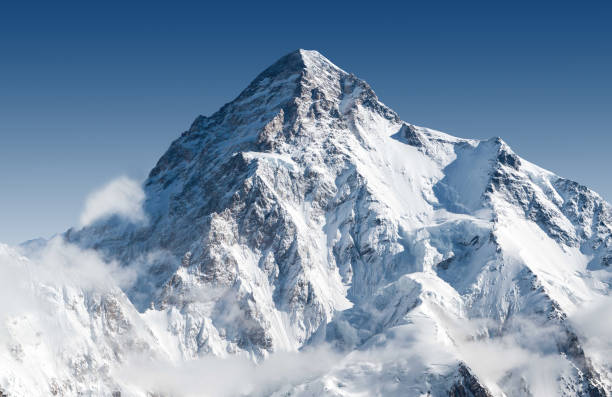
#> input picture assets/aaa.jpg, 612 x 397 px
$ python tutorial1.py
#> lines starting #> are read from the running program, lines starting #| are printed output that depends on the picture
import cv2

# -1, cv2.IMREAD_COLOR : Loads a color image. Any transparency of image will be neglected. It is the default flag.
# 0, cv2.IMREAD_GRAYSCALE : Loads image in grayscale mode
# 1, cv2.IMREAD_UNCHANGED : Loads image as such including alpha channel

# Read Image
img = cv2.imread('assets/aaa.jpg', 0)
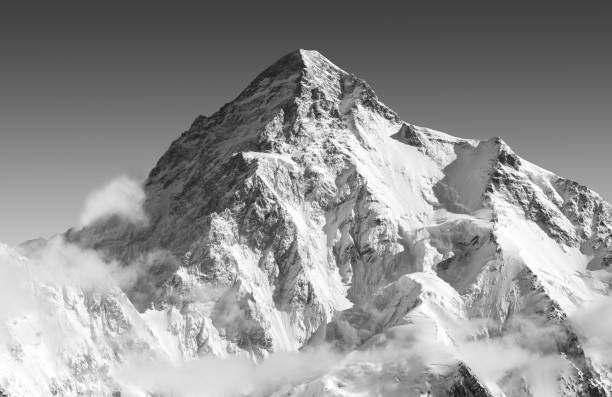
#> img: shape (397, 612); min 17, max 255, mean 145.5

#Resize
# img = cv2.resize(img, (1280,720))
img = cv2.resize(img, (0,0), fx=0.5, fy=0.5)
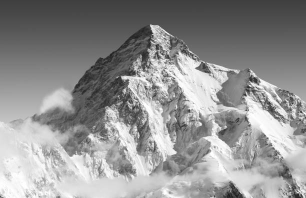
#> img: shape (198, 306); min 29, max 255, mean 145.5

#Rotating
img = cv2.rotate(img, cv2.ROTATE_90_CLOCKWISE)
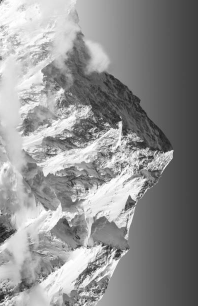
#> img: shape (306, 198); min 29, max 255, mean 145.5

#Write Image
cv2.imwrite('assets/tutorial1.jpg', img)

cv2.imshow('Frame', img)
cv2.waitKey(0)
cv2.destroyAllWindows()

$ run again, with assets/ocean.jpg copied over assets/aaa.jpg
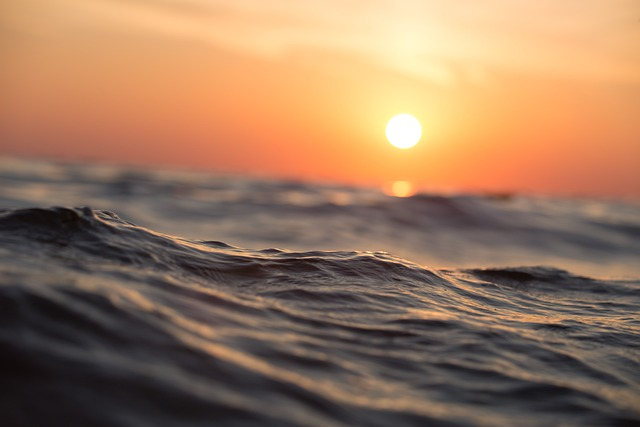
#> input picture assets/ocean.jpg, 640 x 427 px
#> `img = cv2.imread('assets/aaa.jpg', 0)`:
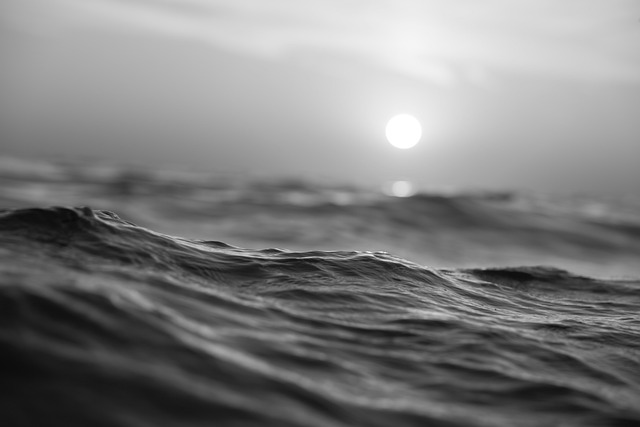
#> img: shape (427, 640); min 10, max 255, mean 126.6
#> `img = cv2.rotate(img, cv2.ROTATE_90_CLOCKWISE)`:
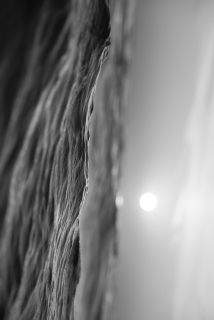
#> img: shape (320, 214); min 11, max 255, mean 126.5
